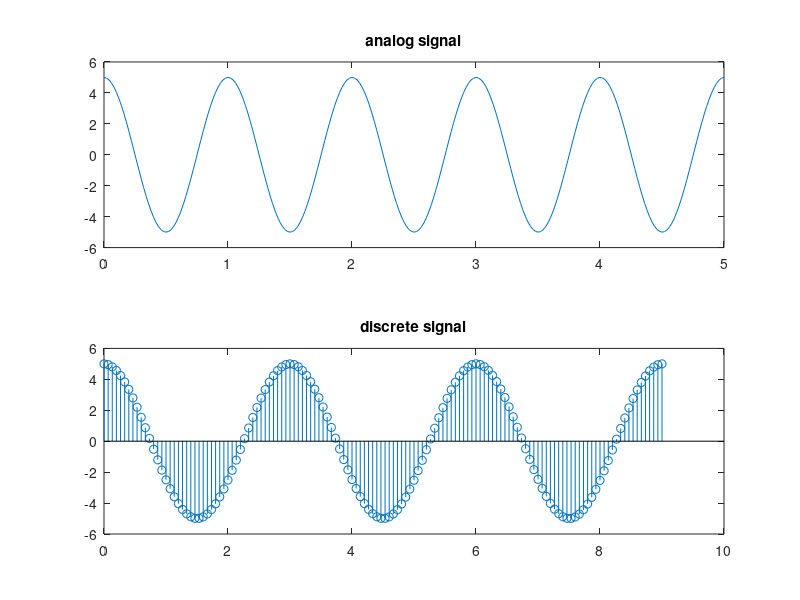

This figure's MATLAB source:

clear;
T=5;
fs=50;
F=1;
A=5;
 t=0:1/fs:T
  xa=A*cos(2*3.14*F*t);
  subplot(2,1,1);
  plot(t,xa);
  %stem(t,xa);
  title('analog signal');
  
  %discrete signal;
  N=10;
  A=5;
  F=5;fs=15;
  n=0:(1/fs):N-1
  xn=A*cos(2*3.14*(F/fs)*n);
  subplot(2,1,2);
  stem(n,xn);
   title('discrete signal');